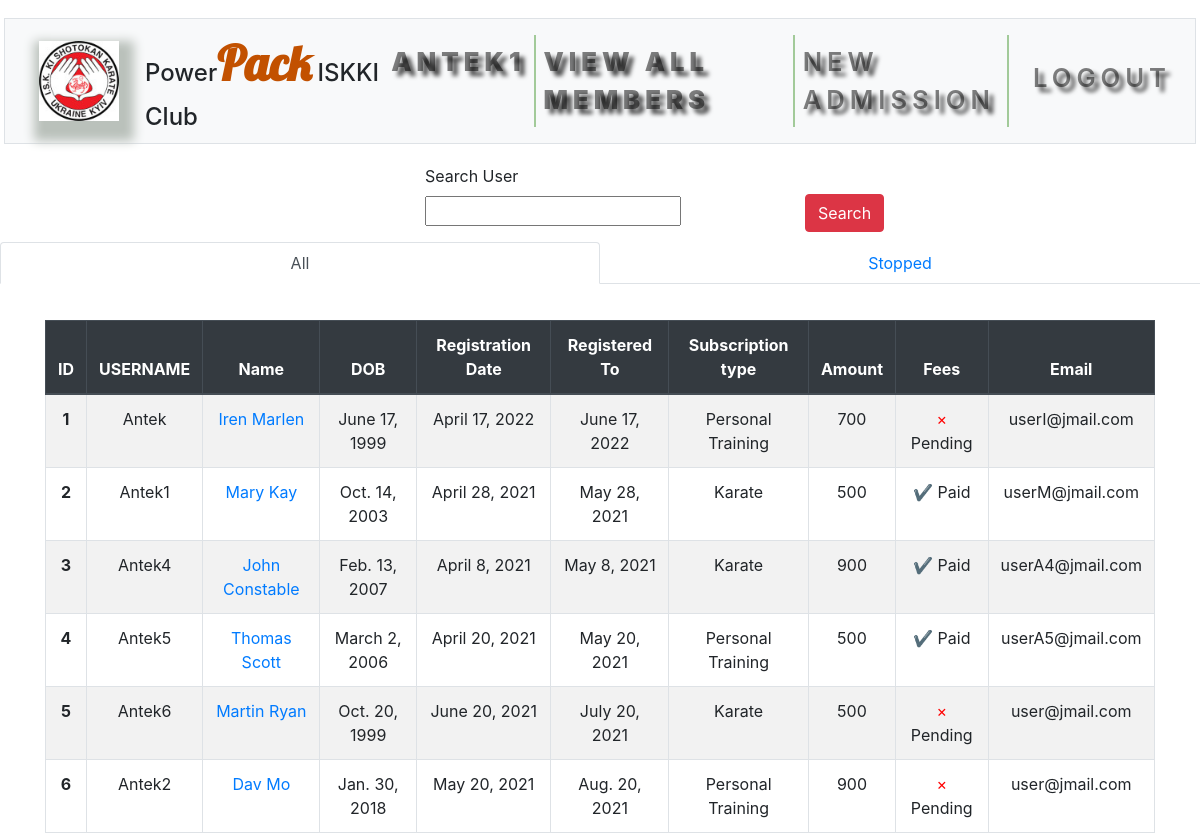
The page /view_user (signed in) on the database its author committed.
### membership/models.py (models this page shows, shortened)
class User(AbstractUser):
    pass
    birth_date = models.DateField(null=True, blank=True)
    registration_date = models.DateField(('Registration Date'), default=datetime.date.today)
    registration_upto = models.DateField(null=True, blank=True)
    subscription_type  = models.CharField(
                            ('Subscription Type'),
                            max_length=3,
                            choices=SUBSCRIPTION_TYPE_CHOICES,
                            default=SUBSCRIPTION_TYPE_CHOICES[0][0]
                            )
    amount = models.CharField(max_length=30, null=True, blank=True)
    fee_status = models.CharField(('Fee Status'), max_length=30, choices=FEE_STATUS, default=FEE_STATUS[0][0])
    notification = models.IntegerField(default=2, blank=True)
    stop = models.IntegerField(('Status'), choices=STATUS, default=STATUS[0][0], blank=True)

### membership/views.py (the view)
# urls.py: path("view_user", views.view_user, name="view_user"),
@login_required
def view_user(request):
    view_all = User.objects.filter(stop=0).order_by('id')
    paginator = Paginator(view_all, 10)
    try:
        page = request.GET.get('page', 1)
        view_all = paginator.page(page)
    except PageNotAnInteger:
        view_all = paginator.page(1)
    except EmptyPage:
        view_all = paginator.page(paginator.num_pages)
    search_form = SearchForm()
    stopped = User.objects.filter(stop=1).order_by('id')
    context = {
        'all': view_all,
        'stopped': stopped,
        'search_form': search_form,
    }
    return render(request, 'membership/view_user.html', context)

### membership/views.py (shortened to what this page needs)
class SearchForm(forms.Form):
    search = forms.CharField(label='Search User', max_length=100, required=False)

### membership/templates/membership/view_user.html (shortened to what this page needs)
{% extends "membership/layout.html" %}
{% load static %}
{% block content %}
<div class="container" style="margin-top: 3%">
    <form method="POST" action="{% url 'search_user' %}">
        <div class="row">
            <div class="form-group col"></div>
            <div class="form-group col">
                <label for="search">{{ search_form.search.label }}</label>
                {{ search_form.search }}
            </div>
            <div class="{% if not result %} col {% endif %}">
              <button type="submit" id="submit" class="btn btn-danger" style="margin-top: 30px;">Search</button>
            </div>
        </div>
    </form>
</div>
{% if result %}
  <div class="container" style="margin-top: 3%">
      <table class="table table-striped table-bordered">
        <thead class="text-center thead-dark">
          <tr>
            <th scope="col">ID</th>
            <th scope="col">Username</th>
            <th scope="col">Name</th>
            <th scope="col">DOB</th>
            <th scope="col">Registration Date</th>
            <th scope="col">Registered To</th>
            <th scope="col">Subscription type</th>
            <th scope="col">Amount</th>
            <th scope="col">Fees</th>
            <th scope="col">Email</th>
            <th scope="col">Delete User</th>
          </tr>
        </thead>
        <tbody class="text-center">
          {% for user in result %}
            <tr>
              <th scope="row">{{ forloop.counter }}</th>
              <td>{{ user.username }}</td>
              <td><a href="update/{{ user.id }}">{{ user.first_name }} {{ user.last_name }}</a></td>
              <td>{{ user.birth_date }}</td>
              <td>{{ user.registration_date }}</td>
              <td>{{ user.registration_upto }}</td>
              <td>{{ user.get_subscription_type_display }}</td>
              <td>{{ user.amount }}</td>
              <td>{% if user.fee_status == 'paid' %}
                  <span class="icon-checkmark" style="color: green">&#10004;</span>
                  {{ user.get_fee_status_display }}
                  {% else %}
                  <span class="icon-cross" style="color: red">&times;</span>
                  {{ user.get_fee_status_display }}
                  {% endif %}
              </td>
              <td>{{ user.email }}</td>
              <td><a href="delete/{{ user.id }}"><button class="btn btn-danger" onclick="return confirm('Are you sure you want to delete this record!?')">Delete</button></a></td>
            </tr>
          {% endfor %}
          </tbody>
      </table>
  </div>
{% else %}
  <ul class="nav nav-tabs nav-justified" id="myTab" role="tablist">
    <li class="nav-item">
      <a class="nav-link active" id="home-tab" data-toggle="tab" href="#all" role="tab" aria-controls="home" aria-selected="true">All</a>
    </li>
    <li class="nav-item">
      <a class="nav-link" id="profile-tab" data-toggle="tab" href="#stopped" role="tab" aria-controls="stopped" aria-selected="false">Stopped</a>
    </li>
  </ul>
  <div class="tab-content" id="myTabContent">
    <div class="tab-pane fade show active" id="all" role="tabpanel" aria-labelledby="home-tab">
      <div class="container" style="margin-top: 3%">
          <table class="table table-striped table-bordered">
            <thead class="text-center thead-dark">
              <tr>
                <th scope="col">ID</th>
                <th scope="col">USERNAME</th>
                <th scope="col">Name</th>
                <th scope="col">DOB</th>
                <th scope="col">Registration Date</th>
                <th scope="col">Registered To</th>
                <th scope="col">Subscription type</th>
                <th scope="col">Amount</th>
                <th scope="col">Fees</th>
                <th scope="col">Email</th>
              </tr>
            </thead>
            <tbody class="text-center">
              {% for user in all %}
                <tr>
                  <th scope="row">{{ all.start_index|add:forloop.counter0 }}</th>
                  <td>{{ user.username }}</td>
                  <td><a href="update/{{ user.id }}">{{ user.first_name }} {{ user.last_name }}</a></td>
                  <td>{{ user.birth_date }}</td>
                  <td>{{ user.registration_date }}</td>
                  <td>{{ user.registration_upto }}</td>
                  <td>{{ user.get_subscription_type_display }}</td>
                  <td>{{ user.amount }}</td>
                  <td>
                      {% if user.fee_status == 'paid' %}
                      <span class="icon-checkmark" style="color: green">&#10004;</span>
                      {{ user.get_fee_status_display }}
                      {% else %}
                      <span class="icon-cross" style="color: red">&times;</span>
                      {{ user.get_fee_status_display }}
                      {% endif %}
                  </td>
                  <td>{{ user.email }}</td>
                </tr>
              {% endfor %}
              </tbody>
          </table>
      </div>
    </div>
  </div>
{% endif %}
{% endblock %}

### membership/templates/membership/layout.html (shortened to what this page needs)
{% load static %}
<!DOCTYPE html>
<html lang="en">
  <head>
    <link rel="stylesheet" href="https://cdn.jsdelivr.net/npm/bootstrap@4.5.3/dist/css/bootstrap.min.css">
    <link rel="stylesheet" href="https://cdnjs.cloudflare.com/ajax/libs/font-awesome/4.7.0/css/font-awesome.min.css">
    <link rel="stylesheet" href="{% static 'membership/styles.css' %}">
  </head>
  <body>
    <nav class="navbar navbar-expand-lg navbar-light bg-light mb-sm-4 mx-sm-1 border">
      <a class="navbar-brand" href="/"><img src="{% static 'membership/kt41.jpg' %}" class="cover" style="width: 80px" alt="iskki"></a>
       <div class="mr-auto">Power<span class="ki">Pack</span> ISKKI Club</div>
      <div class="collapse navbar-collapse" id="navbarNavDropdown">
        <ul class="navbar-nav ml-auto">
        {% if user.is_authenticated %}
          <li class="nav-item"><a class="nav-link" href="#"><strong>{{ user.username }}</strong></a></li>
          <li class="nav-item"><a class="nav-link" href="{% url 'view_user' %}"><strong>View All Members</strong></a></li>
          <li class="nav-item"><a class="nav-link" href="{% url 'users' %}">New Admission</li>
          <li class="nav-item"><a class="nav-link" href="{% url 'logout' %}">Logout</a></li>
        </ul>
          {% else %}
          <li class="nav-item"><a class="nav-link" href="" id="register-button">Register</a></li>
          <li class="nav-item"><a class="nav-link" href="" id="login-button">Login</a></li>
          {% endif %}
      </div>
    </nav>
        {% block content %}
        {% endblock %}
  </body>
</html>

### membership/static/membership/styles.css (style rules this page uses)
nav { margin-bottom: 1.0rem; }
nav { position: relative; margin: 2px; top: 1rem; background: #ebd4d4; padding: .5rem; }
nav a { color: #e6dddd; padding: 0.5em; font-weight: 600; font-size: 1.6rem; text-shadow: 5px 5px 4px rgba(0, 0, 0, 0.7); text-transform: uppercase; letter-spacing: 5px; }
.navbar-nav .nav-item:not(:last-child) { border-right: 2px solid rgba(32, 133, 7, 0.4); }
.mr-auto { font-size: 150%; font-weight: 500; }
.ki { font-size: 200%; font-weight: 600; font-family: 'Lobster'; color: #c25100; }
.cover { object-fit: cover; }
.cover { color: #54b7e6; margin-left: 0.5rem; -webkit-box-shadow: 5px 10px 10px 10px #d5ded6; box-shadow: 5px 10px 10px 10px #bac1bb; }
html { height: 100%; }

### rows shown on the page
User: username "ANTEK1", start_index|add "2", username "Antek1", first_name "Mary", last_name "Kay", birth_date "Oct. 14, 2003", registration_date "April 28, 2021", registration_upto "May 28, 2021", subscription_type "Karate", amount "500", fee_status "Paid", email "userM@jmail.com"
User: start_index|add "1", username "Antek", first_name "Iren", last_name "Marlen", birth_date "June 17, 1999", registration_date "April 17, 2022", registration_upto "June 17, 2022", subscription_type "Personal Training", amount "700", fee_status "Pending", email "userI@jmail.com"
User: start_index|add "3", username "Antek4", first_name "John", last_name "Constable", birth_date "Feb. 13, 2007", registration_date "April 8, 2021", registration_upto "May 8, 2021", subscription_type "Karate", amount "900", fee_status "Paid", email "userA4@jmail.com"
User: start_index|add "4", username "Antek5", first_name "Thomas", last_name "Scott", birth_date "March 2, 2006", registration_date "April 20, 2021", registration_upto "May 20, 2021", subscription_type "Personal Training", amount "500", fee_status "Paid", email "userA5@jmail.com"
User: start_index|add "5", username "Antek6", first_name "Martin", last_name "Ryan", birth_date "Oct. 20, 1999", registration_date "June 20, 2021", registration_upto "July 20, 2021", subscription_type "Karate", amount "500", fee_status "Pending", email "user@jmail.com"
User: start_index|add "6", username "Antek2", first_name "Dav", last_name "Mo", birth_date "Jan. 30, 2018", registration_date "May 20, 2021", registration_upto "Aug. 20, 2021", subscription_type "Personal Training", amount "900", fee_status "Pending", email "user@jmail.com"

### other values the page prints
{{ search_form.search.label }} "Search User"
